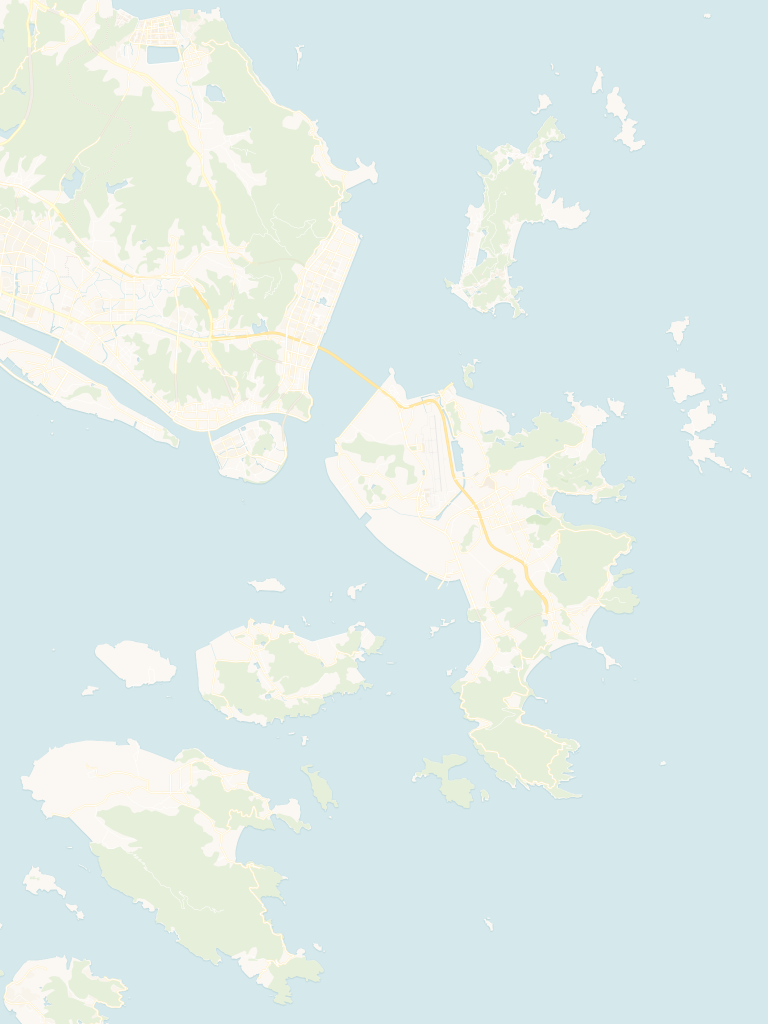
#> input picture data/map_cache.png, 1536 x 2048 px (shown at 1/2 size)
$ python -i main.py   (imports and definitions only)
#> lines starting #> are read from the running program, lines starting #| are printed output that depends on the picture; after the words box and inside, x2 and y2 are one past the last pixel; in counts of white or black regions, pixels touching at a corner belong together
"""
智能航海路径规划 — 最终版
融合 V1（OTSU+连通域栅格化）与 V3（双图合一可视化、动画播放）
地图源: CartoDB Voyager 无标签底图
算法:   A* + B-spline 轨迹平滑
"""

import os, re, json, math, time, ssl, sys
import cv2
import numpy as np
import matplotlib
# [1 line not run here, left out]
import matplotlib.pyplot as plt
import matplotlib.animation as animation
from scipy.interpolate import splprep, splev
from collections import deque
import heapq
import urllib.request

# [2 lines not run here, left out]

plt.rcParams['font.sans-serif'] = ['SimHei']
plt.rcParams['axes.unicode_minus'] = False

# ──────────────────────── 参数 ────────────────────────
START_LONLAT = (122.295, 29.848)    # 桃花岛
GOAL_LONLAT  = (122.387, 29.9795)   # 普陀山

ZOOM         = 13
SAFETY_PX    = 3                    # 安全膨胀半径 (像素)
CACHE_IMG    = 'map_cache.png'
CACHE_META   = 'map_meta.json'

# ──────────────────────── 船舶参数 (Mariner) ────────────────────────
SHIP_L       = 160.0                # 船长 (m)
SHIP_B       = 21.0                 # 船宽 (m)
SHIP_K       = 0.5                  # 旋回性指数
SHIP_T       = 1.0                  # 追随性指数
SHIP_A       = 0.4                  # 非线性系数
SHIP_U0      = 10.0 * 0.5144        # 初始航速 (m/s, 10节)
MAX_RUDDER   = np.radians(35)       # 最大舵角 (rad)
RUDDER_RATE  = np.radians(2.5)      # 舵机速率 (rad/s)

# PID 控制参数
PID_KP       = 1.0
PID_KI       = 0.01
PID_KD       = 5.0

# 风流干扰参数
V_WIND       = 5.0                  # 风速 (m/s)
PSI_WIND     = np.pi / 4            # 风向 (rad, 东北风)
V_CURRENT    = 0.5                  # 流速 (m/s, 约1节)
PSI_CURRENT  = 0.0                  # 流向 (rad, 正北)

# 仿真参数
SIM_DT       = 0.1                  # 仿真步长 (s)
WP_SWITCH_M  = 200.0                # 航路点切换半径 (m)
WP_INTERVAL  = 500.0                # 航路点间距 (m)


# ──────────────────────── 辅助函数 ────────────────────────
def normalize_angle(a):
    """归一化角度到 [-pi, pi]"""
    return (a + np.pi) % (2 * np.pi) - np.pi

def get_m_per_px(lat, zoom):
    """计算给定纬度和缩放级别下每像素代表的米数"""
#> further down, picture is the input picture: shape (2048, 1536, 3); mean B, G, R 232.8, 235.7, 222.4
    return 156543.03 * np.cos(np.radians(lat)) / (2 ** zoom)

M_PER_PX = get_m_per_px(29.9, ZOOM)  # 约19 m/px at zoom=13, lat=29.9°N

def px_to_m(px):
    return px * M_PER_PX

def m_to_px(m):
    return m / M_PER_PX


# ──────────────────────── 地图下载 ────────────────────────
def deg2num(lat, lon, z):
    n = 2.0 ** z
    return int((lon + 180) / 360 * n), int((1 - math.asinh(math.tan(math.radians(lat))) / math.pi) / 2 * n)

# [51 lines left out: functions num2deg, fetch_map, not called in this run]


# ──────────────────────── 栅格化 ────────────────────────
def process_map(img):
    """
    OTSU 二值化 → 开运算去桥 → 连通域去假湖 → 小半径安全膨胀
    返回: grid_map (0=可通行, 1=障碍), main_ocean (主海洋掩膜)
    """
    gray = cv2.cvtColor(img, cv2.COLOR_BGR2GRAY)

    # OTSU 自动二值化（水域暗，陆地亮）
    _, thresh = cv2.threshold(gray, 0, 255, cv2.THRESH_BINARY_INV + cv2.THRESH_OTSU)
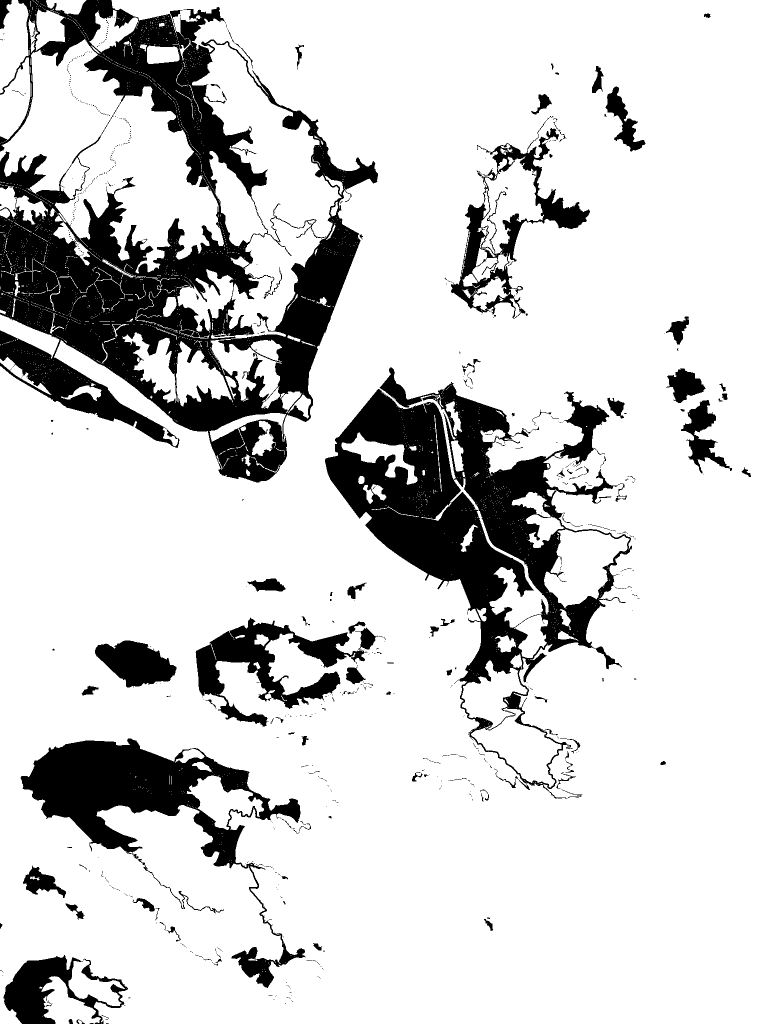
#> thresh: shape (2048, 1536) (shown at 1/2 size); 82.3% white; 668 black regions (570 under 20 px), largest, box (x1, y1, x2, y2) and area: (0, 0, 756, 965) 250432, (650, 735, 1264, 1597) 146834, (41, 1477, 611, 1976) 63734
    land_mask = cv2.bitwise_not(thresh)  # 陆地=255，水域=0

    # 陆地过多时回退到中位数阈值
    land_ratio = np.sum(land_mask == 255) / land_mask.size
#> land_ratio = 0.177
    if land_ratio > 0.90:
        median_val = np.median(gray)
        _, land_mask = cv2.threshold(gray, median_val, 255, cv2.THRESH_BINARY)

    # 开运算去桥（3×3）
    land_clean = cv2.morphologyEx(land_mask, cv2.MORPH_OPEN, np.ones((3, 3), np.uint8))
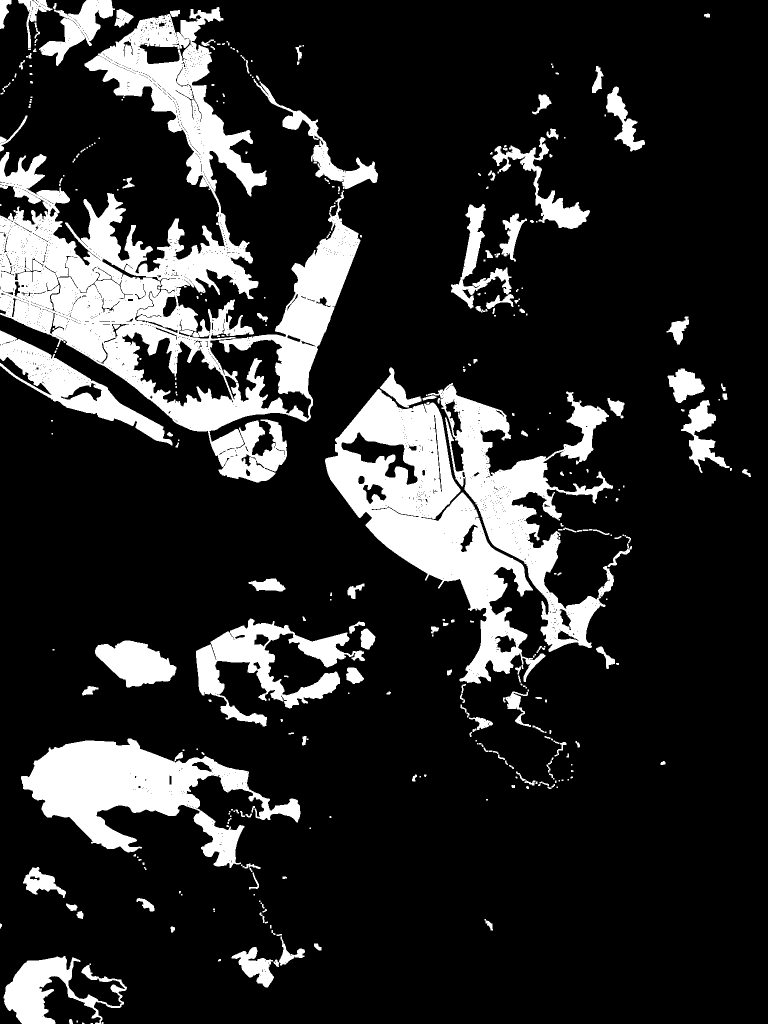
#> land_clean: shape (2048, 1536) (shown at 1/2 size); 17.2% white; 343 white regions (138 under 20 px), largest, box (x1, y1, x2, y2) and area: (0, 14, 721, 965) 204638, (650, 778, 1091, 1367) 83456, (42, 1477, 601, 1736) 57141

    # 连通域: 保留最大水体作为主海洋
    water = (land_clean == 0).astype(np.uint8)
    n, labels, stats, _ = cv2.connectedComponentsWithStats(water, connectivity=4)
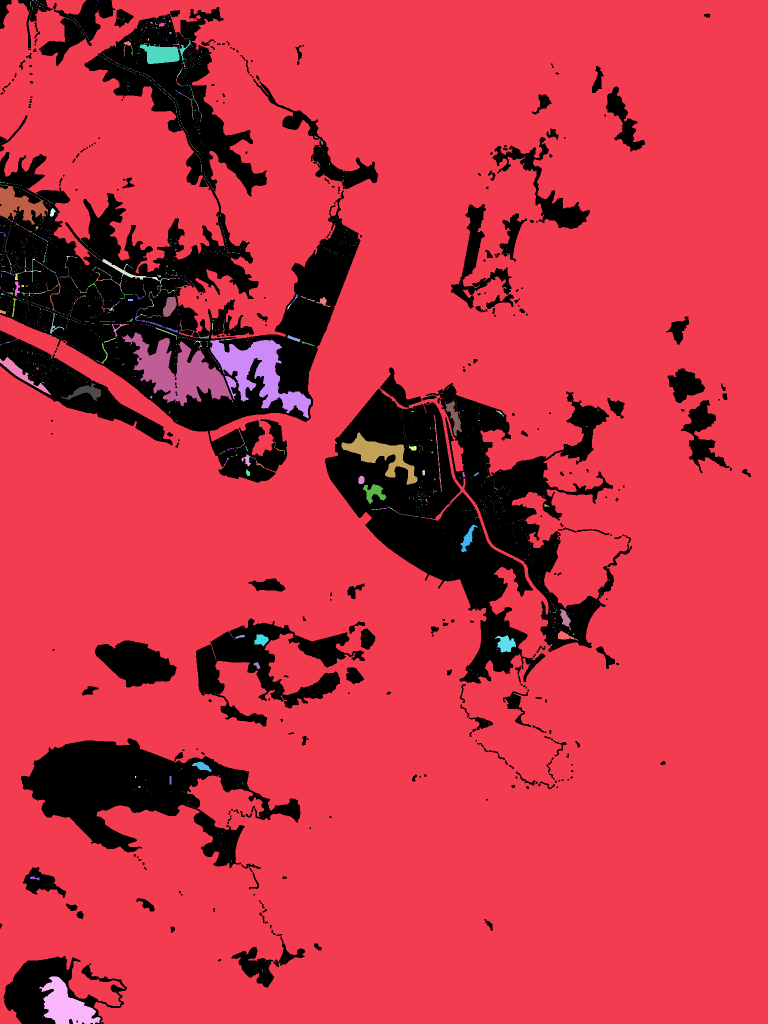
#> labels: shape (2048, 1536) int32 (shown at 1/2 size); 2238 distinct labels, from 0 to 2237; one colour per label, 0 black
#> n = 2238; stats = 2238 rows, first 6: [0, 0, 1502, 2048, 540160], [0, 0, 1536, 2048, 2544263], [65, 0, 2, 2, 4], [72, 0, 2, 2, 3], [195, 0, 1, 1, 1], [60, 2, 1, 11, 11]
    if n <= 1:
        return np.ones_like(land_clean, dtype=np.uint8), np.zeros_like(land_clean)

    largest_label = np.argmax(stats[1:, cv2.CC_STAT_AREA]) + 1
#> largest_label = 1
    main_ocean = (labels == largest_label).astype(np.uint8)
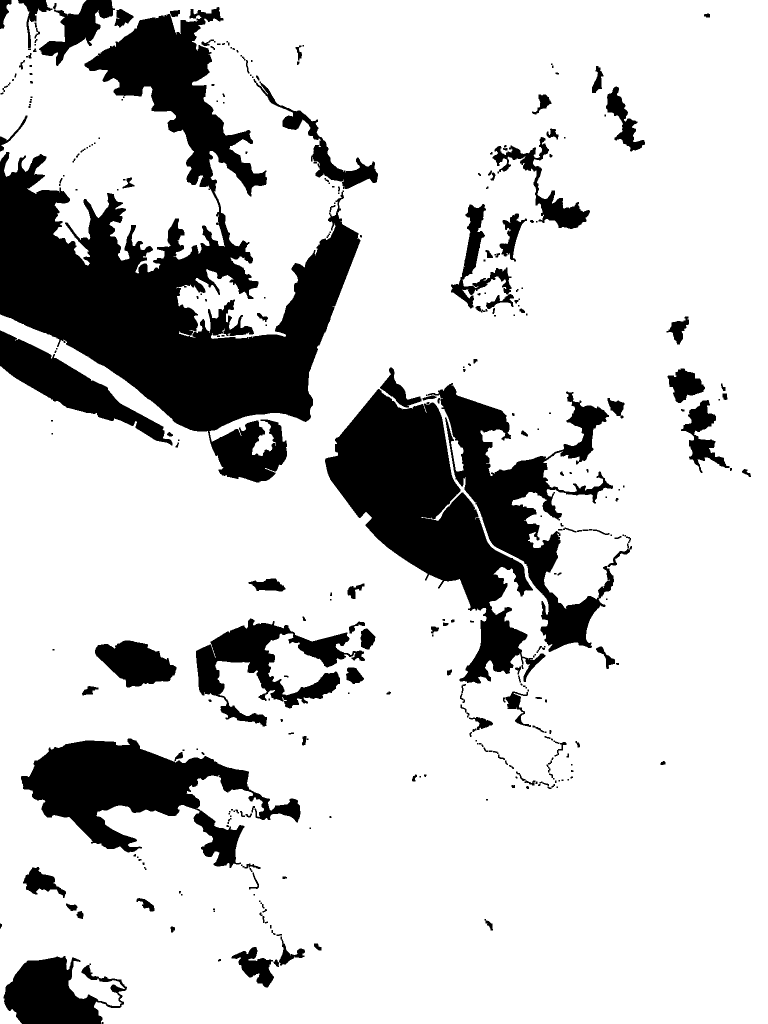
#> main_ocean: shape (2048, 1536) (shown at 1/2 size); values 0 (black) and 1 (white), 80.9% white; 330 black regions (128 under 20 px), largest, box (x1, y1, x2, y2) and area: (0, 14, 721, 965) 245530, (650, 778, 1091, 1367) 91840, (42, 1477, 601, 1736) 57697

    # 最终陆地 = 原陆地 或 非主海洋区域
    land_final = ((land_clean == 255) | (main_ocean == 0)).astype(np.uint8)

    # 小半径安全膨胀
    land_inflated = cv2.dilate(land_final, np.ones((SAFETY_PX, SAFETY_PX), np.uint8))
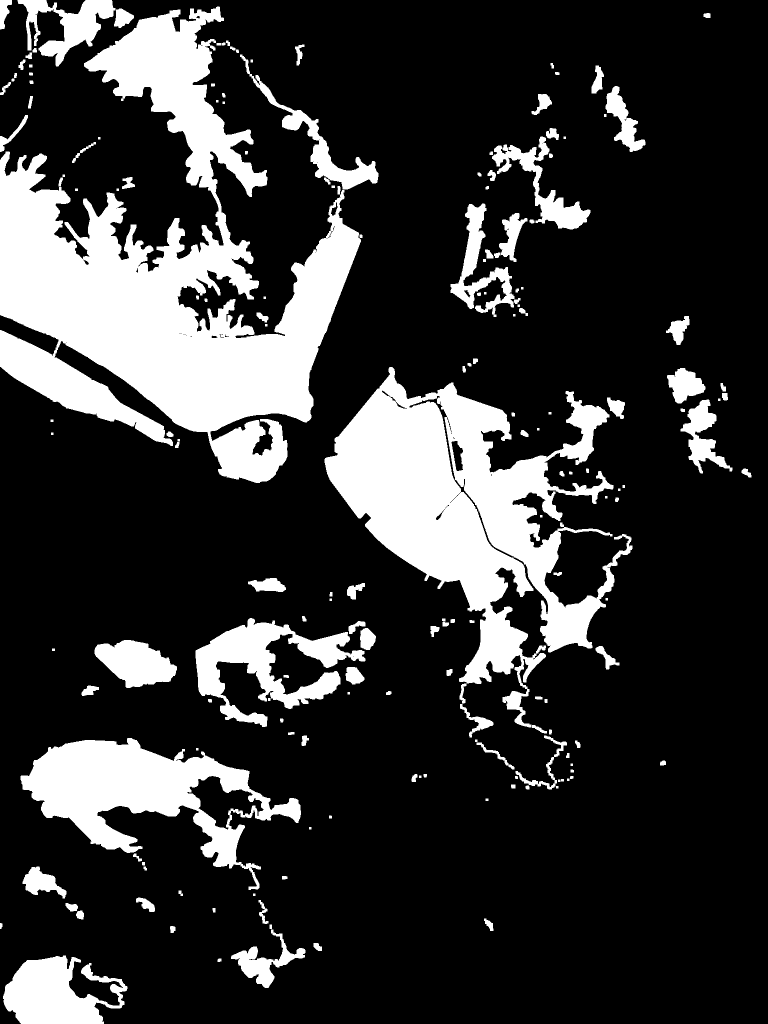
#> land_inflated: shape (2048, 1536) (shown at 1/2 size); values 0 (black) and 1 (white), 20.7% white; 180 white regions, largest, box (x1, y1, x2, y2) and area: (0, 13, 722, 966) 280318, (649, 734, 1265, 1455) 162529, (41, 1476, 602, 1780) 62439
    return land_inflated, main_ocean


# ──────────────────────── 坐标工具 ────────────────────────
# [464 lines left out: functions lonlat_to_px, snap_to_ocean, a_star, smooth_path, extract_waypoints, kt_simulate and 4 more, not called in this run]


# [2 lines not run here, left out]

>>> import cv2
>>> picture = cv2.imread('data/map_cache.png')
>>> result = process_map(picture)
